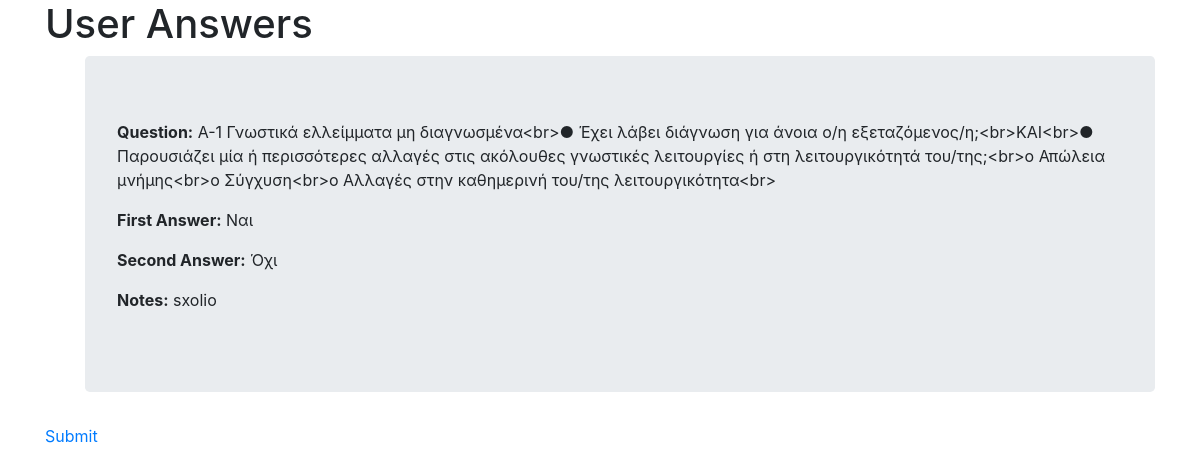
Page /poll/user_answers/ (signed in) on the earlier database version.
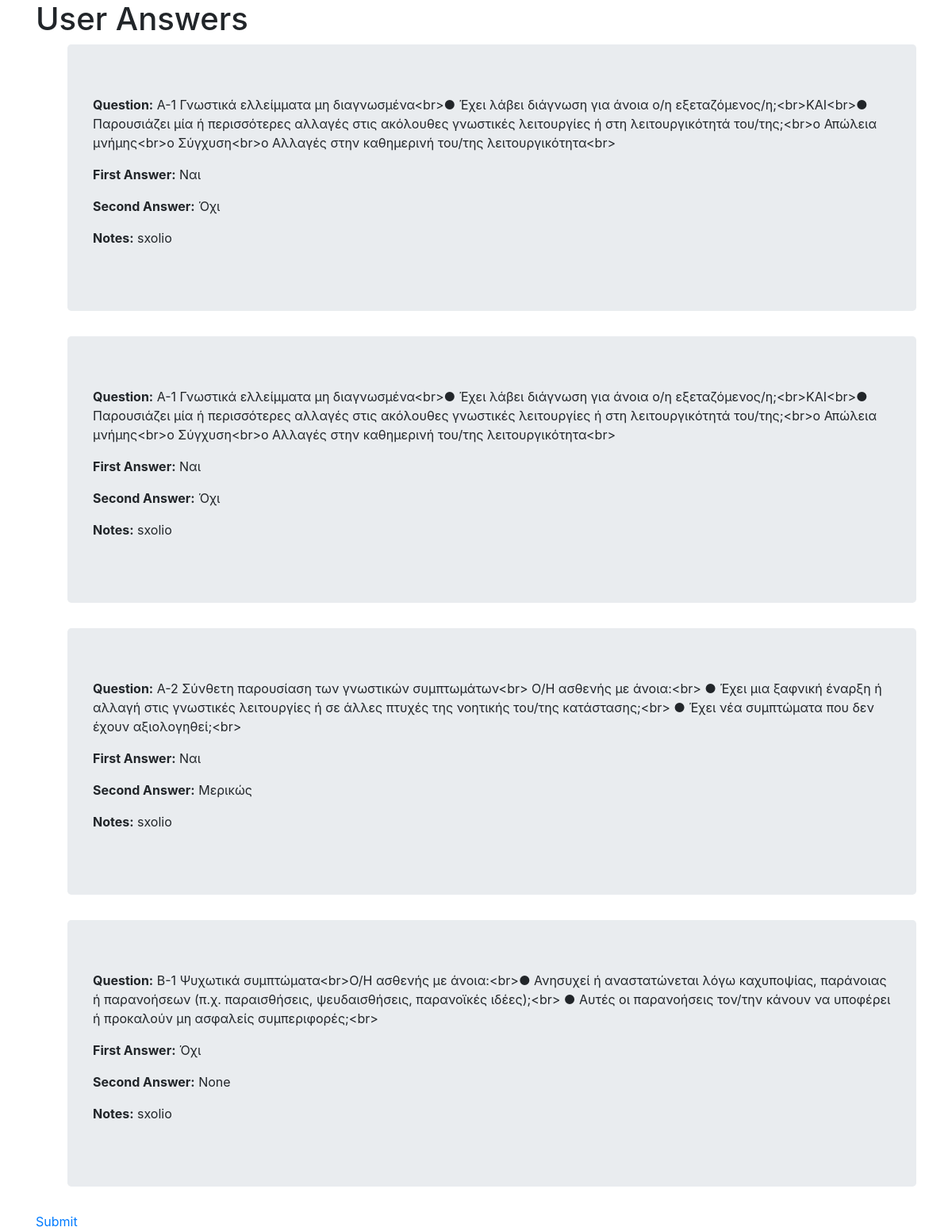
Same page on the later database version.
### poll/models.py (models this page shows, shortened)
class Choice(models.Model):
    question = models.ForeignKey(Question, on_delete=models.CASCADE)
    user = models.ForeignKey(User, on_delete=models.CASCADE)
    patient = models.ForeignKey(Patient, on_delete=models.CASCADE,null=True)
    notes = models.CharField(max_length=200,null=True)
    first_answer = models.CharField(max_length=10)
    second_answer = models.CharField(max_length=10,null=True)

class Question(models.Model):
    question_text = models.CharField(max_length=750)

### poll/views.py (the view)
# urls.py: path('user_answers/', views.user_answers, name='user_answers'),
@login_required
def user_answers(request):
    user_choices = Choice.objects.filter(user=request.user)
    context = {
        'user_choices': user_choices
    }
    return render(request, 'poll/user_answers.html', context)

### templates/poll/user_answers.html (shortened to what this page needs)
<!DOCTYPE html>
<html>
<head>
    <link rel="stylesheet" href="https://cdn.jsdelivr.net/npm/bootstrap@4.6.2/dist/css/bootstrap.min.css">
</head>
<body class="container">
    <h1>User Answers</h1>
    <ul>
      <form method="post">
        {% for choice in user_choices %}
            <div class="jumbotron">
                <p><strong>Question:</strong> {{ choice.question.question_text }}</p>
                <p><strong>First Answer:</strong> {{ choice.first_answer }}</p>
                <p><strong>Second Answer:</strong> {{ choice.second_answer }}</p>
                <p><strong>Notes:</strong> {{ choice.notes }}</p>
            </div>
        {% endfor %}
      </form>
    </ul>
    <a class="navbar-link" href="{% url 'poll:user_answers' %}">Submit</a>
</body>
</html>

Differences in the rows shown:
added Choice: question.question_text "A-1 Γνωστικά ελλείμματα μη διαγνωσμένα<br>● Έχει λάβει διάγνωση για άνοια ο/η εξεταζόμενος/η;<br>ΚΑΙ<br>● Παρουσιάζει μία ή περισσότερες αλλαγές στις ακόλουθες γνωστικές λειτουργίες ή στη λειτουργικότητά του/της;<br>o Απώλεια μνήμης<br>o Σύγχυση<br>o Αλλαγές στην καθημερινή του/της λειτουργικότητα<br>", first_answer "Ναι", second_answer "Όχι", notes "sxolio"
added Choice: question.question_text "A-2 Σύνθετη παρουσίαση των γνωστικών συμπτωμάτων<br> Ο/Η ασθενής με άνοια:<br> ● Έχει μια ξαφνική έναρξη ή αλλαγή στις γνωστικές λειτουργίες ή σε άλλες πτυχές της νοητικής του/της κατάστασης;<br> ● Έχει νέα συμπτώματα που δεν έχουν αξιολογηθεί;<br>", first_answer "Ναι", second_answer "Μερικώς", notes "sxolio"
added Choice: question.question_text "B-1 Ψυχωτικά συμπτώματα<br>Ο/Η ασθενής με άνοια:<br>● Ανησυχεί ή αναστατώνεται λόγω καχυποψίας, παράνοιας ή παρανοήσεων (π.χ. παραισθήσεις, ψευδαισθήσεις, παρανοϊκές ιδέες);<br> ● Αυτές οι παρανοήσεις τον/την κάνουν να υποφέρει ή προκαλούν μη ασφαλείς συμπεριφορές;<br>", first_answer "Όχι", second_answer "None", notes "sxolio"
